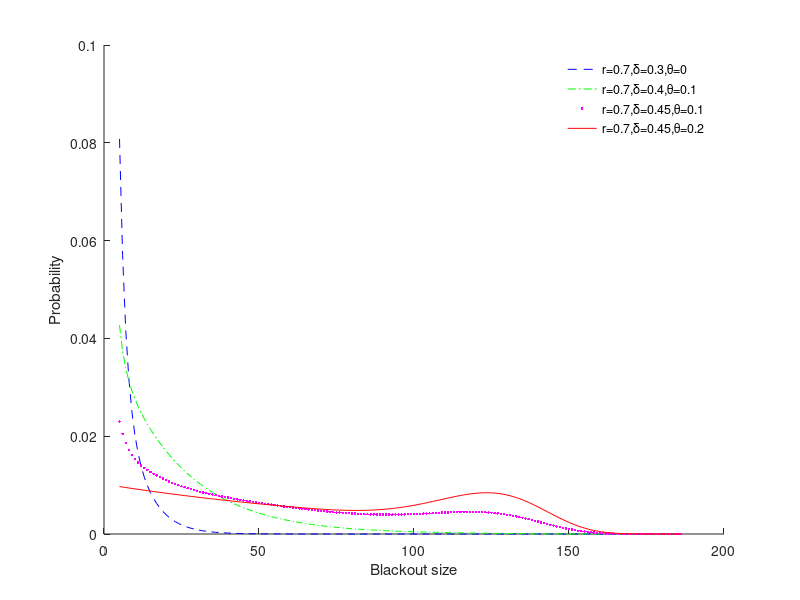

Recreate this plot in MATLAB. (Note: this script raises an error after producing the figure.)
clear all; clc; close all;
% % 
load tail.mat
% IEEE-118 bus system
NumberOfLines=186;
epsilon=0.01;
% Max number of capacities
Capa=[20 80 200 500 800];
C=length(Capa);
% Choose initial state INDEX
Fi=2; Ci=2;
% AvgF=zeros(1,length(tspan));
ii=2*C*(Fi-1)+2*Ci-1;

% Weights
Wf=0.5; Wcmax=0.5;
deltaT=0.1;


DistOPF=zeros(1,NumberOfLines);
Q=zeros(2*NumberOfLines*C,2*NumberOfLines*C);
a1=0.5; a2=0.1; a3=0.48; a4=0.27;
% If start from 1 failure
for i=1:NumberOfLines-1
    % j==1 for transient, j==2 for stable states
    % find stability probability parametricly first
    % P_{stop}(F_i)
    if i<=floor(a2*NumberOfLines)
        f1=epsilon + a1*( (a2*NumberOfLines-i)/(a2*NumberOfLines) )^4;
    end
    if i>floor(a2*NumberOfLines) && i<=floor(0.3*NumberOfLines)
        f1=epsilon;
    end
    if i>floor(0.3*NumberOfLines)
        f1=min(1, (epsilon + ( (i-0.3*NumberOfLines)/...
            (NumberOfLines-0.3*NumberOfLines) )^4) );
    end
    for j=1:2
        % For transiant states j==1
        if j==1
            % If failure starts from smallest capacity
            for k=1:C
                % P_{stop}(C^{\max}_i)
                f2=max(a4, a3*( (Capa(k)-max(Capa))/max(Capa) )^4 );
                % Weighted average
                pStable=Wf*f1 + Wcmax*f2;
                if pStable>1
                    pStable=1;
                end
                % Continue probability
                pCont=1-pStable;
                % Rates for cascade-stop transitions
                Q( 2*(i-1)*C+2*(k-1)+j, 2*(i-1)*C+2*(k-1)+j+1)=pStable;
                % Rates for cascade-continue transitions
                % Going to same Cmax
                if k==1
                    pContSub=min(1,0.01+6e-7*(i+112)^3);
                    Q(2*(i-1)*C+2*(k-1)+1,2*i*C+2*(k-1)+1)=...
                        pCont*(1-pContSub);
                end
                if k==2
                    pContSub=min(1,0.01+6e-7*(i+75)^3);
                    Q(2*(i-1)*C+2*(k-1)+1,2*i*C+2*(k-1)+1)=...
                        pCont*(1-pContSub);
                end
                if k==3
                    pContSub=min(1,0.01+6e-7*(i+20)^3);
                    Q(2*(i-1)*C+2*(k-1)+1,2*i*C+2*(k-1)+1)=...
                        pCont*(1-pContSub);
                end
                if k==4
                    pContSub=min(1,0.01+6e-7*(i-60)^3);
                    if pContSub<0.01
                        pContSub=0.01;
                    end
                    Q(2*(i-1)*C+2*(k-1)+1,2*i*C+2*(k-1)+1)=...
                        pCont*(1-pContSub);
                end
                if k==5
                    pContSub=0;
                    Q(2*(i-1)*C+2*(k-1)+1,2*i*C+2*(k-1)+1)=...
                        pCont*(1-pContSub);
                end

                % Going to larger Cmax
                a=2.22;
                b=1.52;
                c=0.52;
                d=0.03;
                w=[a b c d];
                if k==1
                    Q(2*(i-1)*C+2*(k-1)+1,2*i*C+2*(k-1)+3)=...
                        pContSub*pCont*w(1)/(sum(w));
                    Q(2*(i-1)*C+2*(k-1)+1,2*i*C+2*(k-1)+5)=...
                        pContSub*pCont*w(2)/(sum(w));
                    Q(2*(i-1)*C+2*(k-1)+1,2*i*C+2*(k-1)+7)=...
                        pContSub*pCont*w(3)/(sum(w));
                    Q(2*(i-1)*C+2*(k-1)+1,2*i*C+2*(k-1)+9)=...
                        pContSub*pCont*w(4)/(sum(w));
                end
                if k==2
                    Q(2*(i-1)*C+2*(k-1)+1,2*i*C+2*(k-1)+3)=...
                        pContSub*pCont*w(2)/(sum(w)-w(1));
                    Q(2*(i-1)*C+2*(k-1)+1,2*i*C+2*(k-1)+5)=...
                        pContSub*pCont*w(3)/(sum(w)-w(1));
                    Q(2*(i-1)*C+2*(k-1)+1,2*i*C+2*(k-1)+7)=...
                        pContSub*pCont*w(4)/(sum(w)-w(1));
                end
                if k==3
                    Q(2*(i-1)*C+2*(k-1)+1,2*i*C+2*(k-1)+3)=...
                        pContSub*pCont*w(3)/(sum(w)-w(1)-w(2));
                    Q(2*(i-1)*C+2*(k-1)+1,2*i*C+2*(k-1)+5)=...
                        pContSub*pCont*w(4)/(sum(w)-w(1)-w(2));
                end
                if k==4
                    Q(2*(i-1)*C+2*(k-1)+1,2*i*C+2*(k-1)+3)=...
                        pContSub*pCont*1;
                end
            end
        end
        % For stable states, do nothing
%             if j==2
%                 A( (i-1)*C+j, : )=0;
%             end
    end
end
% Assign rates=0 for F_i=NumberOfLines
Q(2*(NumberOfLines-1)*C+1:2*C*NumberOfLines,:)=0;
for i=1:2*NumberOfLines*C
    Q(i,i)=-1*sum(Q(i,:));
end

[V,D] = eig(Q);
U=diag(V);

M=1;
for j=2:2:2*NumberOfLines*C
    % Analytical
    if U(j)~=0
        temp=V(ii,j)/U(j);
        DistOPF(M)=DistOPF(M)+temp;
    end
    if mod(j,2*C)==0
        M=M+1;
    end
end

figure (1)
plot(5:186,DistOPF(5:186),'b--')
hold on



% 90% 0.33
DistNOPF=zeros(1,NumberOfLines);
Q=zeros(2*NumberOfLines*C,2*NumberOfLines*C);
a1=0.23; a2=0.04; a3=0.2; a4=0.08;
% If start from 1 failure
for i=1:NumberOfLines-1
    % j==1 for transient, j==2 for stable states
    % find stability probability parametricly first
    % P_{stop}(F_i)
    if i<=floor(a2*NumberOfLines)
        f1=epsilon + a1*( (a2*NumberOfLines-i)/(a2*NumberOfLines) )^4;
    end
    if i>floor(a2*NumberOfLines) && i<=floor(0.3*NumberOfLines)
        f1=epsilon;
    end
    if i>floor(0.3*NumberOfLines)
        f1=min(1, (epsilon + ( (i-0.3*NumberOfLines)/...
            (NumberOfLines-0.3*NumberOfLines) )^4) );
    end
    for j=1:2
        % For transiant states j==1
        if j==1
            % If failure starts from smallest capacity
            for k=1:C
                % P_{stop}(C^{\max}_i)
                f2=max(a4, a3*( (Capa(k)-max(Capa))/max(Capa) )^4 );
                % Weighted average
                pStable=Wf*f1 + Wcmax*f2;
                if pStable>1
                    pStable=1;
                end
                % Continue probability
                pCont=1-pStable;
                % Rates for cascade-stop transitions
                Q( 2*(i-1)*C+2*(k-1)+j, 2*(i-1)*C+2*(k-1)+j+1)=pStable;
                % Rates for cascade-continue transitions
                % Going to same Cmax
                if k==1
                    pContSub=min(1,0.01+6e-7*(i+112)^3);
                    Q(2*(i-1)*C+2*(k-1)+1,2*i*C+2*(k-1)+1)=...
                        pCont*(1-pContSub);
                end
                if k==2
                    pContSub=min(1,0.01+6e-7*(i+75)^3);
                    Q(2*(i-1)*C+2*(k-1)+1,2*i*C+2*(k-1)+1)=...
                        pCont*(1-pContSub);
                end
                if k==3
                    pContSub=min(1,0.01+6e-7*(i+35)^3);
                    Q(2*(i-1)*C+2*(k-1)+1,2*i*C+2*(k-1)+1)=...
                        pCont*(1-pContSub);
                end
                if k==4
                    pContSub=min(1,0.01+6e-7*(i-35)^3);
                    if pContSub<0.01
                        pContSub=0.01;
                    end
                    Q(2*(i-1)*C+2*(k-1)+1,2*i*C+2*(k-1)+1)=...
                        pCont*(1-pContSub);
                end
                if k==5
                    pContSub=0;
                    Q(2*(i-1)*C+2*(k-1)+1,2*i*C+2*(k-1)+1)=...
                        pCont*(1-pContSub);
                end

                % Going to larger Cmax
                a=2.22;
                b=1.52;
                c=0.52;
                d=0.03;
                w=[a b c d];
                if k==1
                    Q(2*(i-1)*C+2*(k-1)+1,2*i*C+2*(k-1)+3)=...
                        pContSub*pCont*w(1)/(sum(w));
                    Q(2*(i-1)*C+2*(k-1)+1,2*i*C+2*(k-1)+5)=...
                        pContSub*pCont*w(2)/(sum(w));
                    Q(2*(i-1)*C+2*(k-1)+1,2*i*C+2*(k-1)+7)=...
                        pContSub*pCont*w(3)/(sum(w));
                    Q(2*(i-1)*C+2*(k-1)+1,2*i*C+2*(k-1)+9)=...
                        pContSub*pCont*w(4)/(sum(w));
                end
                if k==2
                    Q(2*(i-1)*C+2*(k-1)+1,2*i*C+2*(k-1)+3)=...
                        pContSub*pCont*w(2)/(sum(w)-w(1));
                    Q(2*(i-1)*C+2*(k-1)+1,2*i*C+2*(k-1)+5)=...
                        pContSub*pCont*w(3)/(sum(w)-w(1));
                    Q(2*(i-1)*C+2*(k-1)+1,2*i*C+2*(k-1)+7)=...
                        pContSub*pCont*w(4)/(sum(w)-w(1));
                end
                if k==3
                    Q(2*(i-1)*C+2*(k-1)+1,2*i*C+2*(k-1)+3)=...
                        pContSub*pCont*w(3)/(sum(w)-w(1)-w(2));
                    Q(2*(i-1)*C+2*(k-1)+1,2*i*C+2*(k-1)+5)=...
                        pContSub*pCont*w(4)/(sum(w)-w(1)-w(2));
                end
                if k==4
                    Q(2*(i-1)*C+2*(k-1)+1,2*i*C+2*(k-1)+3)=...
                        pContSub*pCont*1;
                end
            end
        end
        % For stable states, do nothing
%             if j==2
%                 A( (i-1)*C+j, : )=0;
%             end
    end
end
% Assign rates=0 for F_i=NumberOfLines
Q(2*(NumberOfLines-1)*C+1:2*C*NumberOfLines,:)=0;
for i=1:2*NumberOfLines*C
    Q(i,i)=-1*sum(Q(i,:));
end

[V,D] = eig(Q);
U=diag(V);

M=1;
for j=2:2:2*NumberOfLines*C
    % Analytical
    if U(j)~=0
        temp=V(ii,j)/U(j);
        DistNOPF(M)=DistNOPF(M)+temp;
    end
    if mod(j,2*C)==0
        M=M+1;
    end
end
figure (1)
plot(5:186,DistNOPF(5:186),'g-.')


DistNOPF=zeros(1,NumberOfLines);
Q=zeros(2*NumberOfLines*C,2*NumberOfLines*C);
a1=0.13; a2=0.02; a3=0.1; a4=0.02;
        % If start from 1 failure
        for i=1:NumberOfLines-1
            % j==1 for transient, j==2 for stable states
            % find stability probability parametricly first
            % P_{stop}(F_i)
            if i<=floor(a2*NumberOfLines)
                f1=epsilon + a1*( (a2*NumberOfLines-i)/(a2*NumberOfLines) )^4;
            end
            if i>floor(a2*NumberOfLines) && i<=floor(0.3*NumberOfLines)
                f1=epsilon;
            end
            if i>floor(0.3*NumberOfLines)
                f1=min(1, (epsilon + ( (i-0.3*NumberOfLines)/...
                    (NumberOfLines-0.3*NumberOfLines) )^4) );
            end
            for j=1:2
                % For transiant states j==1
                if j==1
                    % If failure starts from smallest capacity
                    for k=1:C
                        % P_{stop}(C^{\max}_i)
                        f2=max(a4, a3*( (Capa(k)-max(Capa))/max(Capa) )^4 );
                        % Weighted average
                        pStable=Wf*f1 + Wcmax*f2;
                        if pStable>1
                            pStable=1;
                        end
                        % Continue probability
                        pCont=1-pStable;
                        % Rates for cascade-stop transitions
                        Q( 2*(i-1)*C+2*(k-1)+j, 2*(i-1)*C+2*(k-1)+j+1)=pStable;
                        % Rates for cascade-continue transitions
                        % Going to same Cmax
                        if k==1
                            pContSub=min(1,0.01+6e-7*(i+112)^3);
                            Q(2*(i-1)*C+2*(k-1)+1,2*i*C+2*(k-1)+1)=...
                                pCont*(1-pContSub);
                        end
                        if k==2
                            pContSub=min(1,0.01+6e-7*(i+75)^3);
                            Q(2*(i-1)*C+2*(k-1)+1,2*i*C+2*(k-1)+1)=...
                                pCont*(1-pContSub);
                        end
                        if k==3
                            pContSub=min(1,0.01+6e-7*(i+35)^3);
                            Q(2*(i-1)*C+2*(k-1)+1,2*i*C+2*(k-1)+1)=...
                                pCont*(1-pContSub);
                        end
                        if k==4
                            pContSub=min(1,0.01+6e-7*(i-35)^3);
                            if pContSub<0.01
                                pContSub=0.01;
                            end
                            Q(2*(i-1)*C+2*(k-1)+1,2*i*C+2*(k-1)+1)=...
                                pCont*(1-pContSub);
                        end
                        if k==5
                            pContSub=0;
                            Q(2*(i-1)*C+2*(k-1)+1,2*i*C+2*(k-1)+1)=...
                                pCont*(1-pContSub);
                        end

                        % Going to larger Cmax
                        a=2.22;
                        b=1.52;
                        c=0.52;
                        d=0.03;
                        w=[a b c d];
                        if k==1
                            Q(2*(i-1)*C+2*(k-1)+1,2*i*C+2*(k-1)+3)=...
                                pContSub*pCont*w(1)/(sum(w));
                            Q(2*(i-1)*C+2*(k-1)+1,2*i*C+2*(k-1)+5)=...
                                pContSub*pCont*w(2)/(sum(w));
                            Q(2*(i-1)*C+2*(k-1)+1,2*i*C+2*(k-1)+7)=...
                                pContSub*pCont*w(3)/(sum(w));
                            Q(2*(i-1)*C+2*(k-1)+1,2*i*C+2*(k-1)+9)=...
                                pContSub*pCont*w(4)/(sum(w));
                        end
                        if k==2
                            Q(2*(i-1)*C+2*(k-1)+1,2*i*C+2*(k-1)+3)=...
                                pContSub*pCont*w(2)/(sum(w)-w(1));
                            Q(2*(i-1)*C+2*(k-1)+1,2*i*C+2*(k-1)+5)=...
                                pContSub*pCont*w(3)/(sum(w)-w(1));
                            Q(2*(i-1)*C+2*(k-1)+1,2*i*C+2*(k-1)+7)=...
                                pContSub*pCont*w(4)/(sum(w)-w(1));
                        end
                        if k==3
                            Q(2*(i-1)*C+2*(k-1)+1,2*i*C+2*(k-1)+3)=...
                                pContSub*pCont*w(3)/(sum(w)-w(1)-w(2));
                            Q(2*(i-1)*C+2*(k-1)+1,2*i*C+2*(k-1)+5)=...
                                pContSub*pCont*w(4)/(sum(w)-w(1)-w(2));
                        end
                        if k==4
                            Q(2*(i-1)*C+2*(k-1)+1,2*i*C+2*(k-1)+3)=...
                                pContSub*pCont*1;
                        end
                    end
                end
                % For stable states, do nothing
    %             if j==2
        %                 A( (i-1)*C+j, : )=0;
    %             end
            end
        end
        % Assign rates=0 for F_i=NumberOfLines
        Q(2*(NumberOfLines-1)*C+1:2*C*NumberOfLines,:)=0;
        for i=1:2*NumberOfLines*C
            Q(i,i)=-1*sum(Q(i,:));
        end

        [V,D] = eig(Q);
        U=diag(V);
        
        M=1;
        for j=2:2:2*NumberOfLines*C
            % Analytical
            if U(j)~=0
                temp=V(ii,j)/U(j);
                DistNOPF(M)=DistNOPF(M)+temp;
            end
            if mod(j,2*C)==0
                M=M+1;
            end
        end

figure (1)
plot(5:186,DistNOPF(5:186),'m.')
hold on

% 
DistOPF=zeros(1,NumberOfLines);
Q=zeros(2*NumberOfLines*C,2*NumberOfLines*C);
a1=0.01; a2=0.015; a3=0.015; a4=0.01;
% If start from 1 failure
for i=1:NumberOfLines-1
    % j==1 for transient, j==2 for stable states
    % find stability probability parametricly first
    % P_{stop}(F_i)
    if i<=floor(a2*NumberOfLines)
        f1=epsilon + a1*( (a2*NumberOfLines-i)/(a2*NumberOfLines) )^4;
    end
    if i>floor(a2*NumberOfLines) && i<=floor(0.3*NumberOfLines)
        f1=epsilon;
    end
    if i>floor(0.3*NumberOfLines)
        f1=min(1, (epsilon + ( (i-0.3*NumberOfLines)/...
            (NumberOfLines-0.3*NumberOfLines) )^4) );
    end
    for j=1:2
        % For transiant states j==1
        if j==1
            % If failure starts from smallest capacity
            for k=1:C
                % P_{stop}(C^{\max}_i)
                f2=max(a4, a3*( (Capa(k)-max(Capa))/max(Capa) )^4 );
                % Weighted average
                pStable=Wf*f1 + Wcmax*f2;
                if pStable>1
                    pStable=1;
                end
                % Continue probability
                pCont=1-pStable;
                % Rates for cascade-stop transitions
                Q( 2*(i-1)*C+2*(k-1)+j, 2*(i-1)*C+2*(k-1)+j+1)=pStable;
                % Rates for cascade-continue transitions
                % Going to same Cmax
                if k==1
                    pContSub=min(1,0.03+6e-7*(i+112)^3);
                    Q(2*(i-1)*C+2*(k-1)+1,2*i*C+2*(k-1)+1)=...
                        pCont*(1-pContSub);
                end
                if k==2
                    pContSub=min(1,0.03+6e-7*(i+75)^3);
                    Q(2*(i-1)*C+2*(k-1)+1,2*i*C+2*(k-1)+1)=...
                        pCont*(1-pContSub);
                end
                if k==3
                    pContSub=min(1,0.03+6e-7*(i+35)^3);
                    Q(2*(i-1)*C+2*(k-1)+1,2*i*C+2*(k-1)+1)=...
                        pCont*(1-pContSub);
                end
                if k==4
                    pContSub=min(1,0.03+6e-7*(i-60)^3);
                    if pContSub<0.03
                        pContSub=0.03;
                    end
                    Q(2*(i-1)*C+2*(k-1)+1,2*i*C+2*(k-1)+1)=...
                        pCont*(1-pContSub);
                end
                if k==5
                    pContSub=0;
                    Q(2*(i-1)*C+2*(k-1)+1,2*i*C+2*(k-1)+1)=...
                        pCont*(1-pContSub);
                end

                % Going to larger Cmax
                a=2.22;
                b=1.52;
                c=0.52;
                d=0.03;
                w=[a b c d];
                if k==1
                    Q(2*(i-1)*C+2*(k-1)+1,2*i*C+2*(k-1)+3)=...
                        pContSub*pCont*w(1)/(sum(w));
                    Q(2*(i-1)*C+2*(k-1)+1,2*i*C+2*(k-1)+5)=...
                        pContSub*pCont*w(2)/(sum(w));
                    Q(2*(i-1)*C+2*(k-1)+1,2*i*C+2*(k-1)+7)=...
                        pContSub*pCont*w(3)/(sum(w));
                    Q(2*(i-1)*C+2*(k-1)+1,2*i*C+2*(k-1)+9)=...
                        pContSub*pCont*w(4)/(sum(w));
                end
                if k==2
                    Q(2*(i-1)*C+2*(k-1)+1,2*i*C+2*(k-1)+3)=...
                        pContSub*pCont*w(2)/(sum(w)-w(1));
                    Q(2*(i-1)*C+2*(k-1)+1,2*i*C+2*(k-1)+5)=...
                        pContSub*pCont*w(3)/(sum(w)-w(1));
                    Q(2*(i-1)*C+2*(k-1)+1,2*i*C+2*(k-1)+7)=...
                        pContSub*pCont*w(4)/(sum(w)-w(1));
                end
                if k==3
                    Q(2*(i-1)*C+2*(k-1)+1,2*i*C+2*(k-1)+3)=...
                        pContSub*pCont*w(3)/(sum(w)-w(1)-w(2));
                    Q(2*(i-1)*C+2*(k-1)+1,2*i*C+2*(k-1)+5)=...
                        pContSub*pCont*w(4)/(sum(w)-w(1)-w(2));
                end
                if k==4
                    Q(2*(i-1)*C+2*(k-1)+1,2*i*C+2*(k-1)+3)=...
                        pContSub*pCont*1;
                end
            end
        end
        % For stable states, do nothing
%             if j==2
%                 A( (i-1)*C+j, : )=0;
%             end
    end
end
% Assign rates=0 for F_i=NumberOfLines
Q(2*(NumberOfLines-1)*C+1:2*C*NumberOfLines,:)=0;
for i=1:2*NumberOfLines*C
    Q(i,i)=-1*sum(Q(i,:));
end

[V,D] = eig(Q);
U=diag(V);

M=1;
for j=2:2:2*NumberOfLines*C
    % Analytical
    if U(j)~=0
        temp=V(ii,j)/U(j);
        DistOPF(M)=DistOPF(M)+temp;
    end
    if mod(j,2*C)==0
        M=M+1;
    end
end

figure (1)
plot(5:186,DistOPF(5:186),'r')
hold on

xlabel('Blackout size')
ylabel('Probability')
Legend1='r=0.7,\delta=0.3,\theta=0';
Legend2='r=0.7,\delta=0.4,\theta=0.1';
Legend3='r=0.7,\delta=0.45,\theta=0.1';
Legend4='r=0.7,\delta=0.45,\theta=0.2';
legend(Legend1,Legend2,Legend3,Legend4,'Location','Northeast')
legend boxoff
box off
MyFigStyle
% saveas(gcf,'DistGradualStress.fig')
% saveas(gcf,'DistGradualStress.jpg')
% print -depsc DistGradualStress.eps